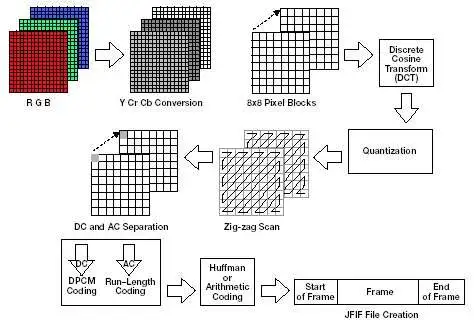
#> input picture jpg_comp.jpg, 474 x 325 px
$ jupyter execute --allow-errors JPG_Compression.ipynb
#> lines starting #> are read from the running program, lines starting #| are printed output that depends on the picture
[cell 1]
from google.colab import drive
drive.mount('/content/drive')

# **ENCODING**

# Import Libraries

[cell 2]
import numpy as np
import pandas as pd
import cv2
from google.colab.patches import cv2_imshow
from PIL import Image
import matplotlib.pyplot as plt
import heapq
from collections import defaultdict
from scipy import fft
from scipy.ndimage import zoom
import tempfile
from google.colab.patches import cv2_imshow
import os

# User Input

[cell 3]
image_filename = input("Enter image path: ")
#> the answer given: jpg_comp.jpg
block_size = int(input("Enter block size: "))
#> the answer given: 100
number_of_coefficients = int(input("Enter number of coefficients (< block_size * block_size): "))
#> the answer given: 100
while not number_of_coefficients <= block_size * block_size :
  number_of_coefficients = int(input("Enter number of coefficients (< block_size * block_size): "))
img_color = int(input("Enter 0 for color image and 1 for grayscale image: "))
#> the answer given: 1

# Display Input Image

[cell 4]
if img_color == 1:
  input_image_jpg = cv2.imread(image_filename, cv2.IMREAD_GRAYSCALE)
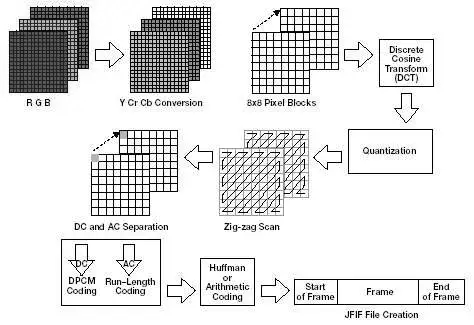
#> input_image_jpg: shape (325, 474); min 0, max 255, mean 224.1
  cv2_imshow(input_image_jpg)
else:
  input_image_jpg = cv2.imread(image_filename, cv2.IMREAD_COLOR)
  cv2_imshow(input_image_jpg)
  input_image_jpg = cv2.cvtColor(input_image_jpg, cv2.COLOR_BGR2YCrCb)
  cv2_imshow(input_image_jpg)

[cell 5]
input_image_jpg.shape
#> Out = (325, 474)

[cell 6]
# input_image_jpg[-1]

# Divide image into blocks

[cell 7]
def divide_image_into_blocks(image, new_height, new_width, block_size, img_color):
#> called with new_height = 325, new_width = 474, block_size = 100, img_color = 1
    blocks = []
    for i in range(0, new_height, block_size):
        for j in range(0, new_width, block_size):
            if img_color == 1:
                block = image[i:i+block_size, j:j+block_size]
            else:
                block = image[i:i+block_size, j:j+block_size, :3]
            blocks.append(block)
#> after the loop, blocks = 20 items
    return np.array(blocks).astype(int)

#> (a cell that did not finish here is left out)

#> (a cell that did not finish here is left out)

[cell 10]
# Y_channel_data[-1]

# Count Number of blocks

#> (a cell that did not finish here is left out)

# Performing Discrete Cosine Transform

#> (a cell that did not finish here is left out)

[cell 13]
# type(dct_blocks_y)
# dct_blocks[-1]

# Define and Resize Quantization Matrix

[cell 14]
quantization_matrix = np.array([[16, 11, 10, 16, 24, 40, 51, 61],
                                  [12, 12, 14, 19, 26, 58, 60, 55],
                                  [14, 13, 16, 24, 40, 57, 69, 56],
                                  [14, 17, 22, 29, 51, 87, 80, 62],
                                  [18, 22, 37, 56, 68, 109, 103, 77],
                                  [24, 35, 55, 64, 81, 104, 113, 92],
                                  [49, 64, 78, 87, 103, 121, 120, 101],
                                  [72, 92, 95, 98, 112, 100, 103, 99]])

quantization_matrix_CbCr = np.array([[17, 18, 24, 47, 99, 99, 99, 99],
                                      [18, 21, 26, 66, 99, 99, 99, 99],
                                      [24, 26, 56, 99, 99, 99, 99, 99],
                                      [47, 66, 99, 99, 99, 99, 99, 99],
                                      [99, 99, 99, 99, 99, 99, 99, 99],
                                      [99, 99, 99, 99, 99, 99, 99, 99],
                                      [99, 99, 99, 99, 99, 99, 99, 99],
                                      [99, 99, 99, 99, 99, 99, 99, 99]])

[cell 15]
def resize_matrix(matrix, new_height, new_width):
    old_height, old_width = matrix.shape

    scale_height = new_height / old_height
    scale_width = new_width / old_width

    resized_matrix = zoom(matrix, (scale_height, scale_width), order=2)

    resized_matrix = np.round(resized_matrix).astype(np.int8)

    return resized_matrix.astype(int)

[cell 16]
resized_matrix = resize_matrix(quantization_matrix, block_size, block_size)
resized_matrix_cbcr = resize_matrix(quantization_matrix_CbCr, block_size, block_size)

[cell 17]
resized_matrix

[cell 18]
resized_matrix_cbcr

# Performing Quantization

[cell 19]
if img_color == 1 : #Grayscale
  quantized_blocks = np.zeros_like(dct_blocks)

  for i in range(len(dct_blocks)):
      quantized_blocks[i] = np.round(dct_blocks[i] / resized_matrix)

  quantized_blocks = quantized_blocks.astype(int)


else :

  Y_quantized_blocks = np.zeros_like(dct_blocks_y)
  for i in range(len(dct_blocks_y)):
      Y_quantized_blocks[i] = np.round(dct_blocks_y[i] / resized_matrix)

  Y_quantized_blocks = Y_quantized_blocks.astype(int)

  Cb_quantized_blocks = np.zeros_like(dct_blocks_cb)

  for i in range(len(dct_blocks_cb)):
      Cb_quantized_blocks[i] = np.round(dct_blocks_cb[i] / resized_matrix_cbcr)

  Cb_quantized_blocks = Cb_quantized_blocks.astype(int)

  Cr_quantized_blocks = np.zeros_like(dct_blocks_cr)

  for i in range(len(dct_blocks_cr)):
      Cr_quantized_blocks[i] = np.round(dct_blocks_cr[i] / resized_matrix_cbcr)

  Cr_quantized_blocks = Cr_quantized_blocks.astype(int)

[cell 20]
# quantized_blocks[-1]

# Performing Zigzag traversal

[cell 21]
def zigzag(quant_blocks, numCoeff):
#> called with quant_blocks = array of shape (0,), numCoeff = 100
    output = np.zeros((quant_blocks.shape[0], numCoeff))
    for idx, matrix in enumerate(quant_blocks):
        h = 0
        v = 0
        v_min = 0
        h_min = 0
        v_max = matrix.shape[0]
        h_max = matrix.shape[1]
        i = 0

        while (v < v_max) and (h < h_max):
            if ((h + v) % 2) == 0:
                if v == v_min:
                    output[idx, i] = matrix[v, h]
                    if h == h_max - 1:
                        v += 1
                    else:
                        h += 1
                    i += 1
                elif (h == h_max - 1) and (v < v_max):
                    output[idx, i] = matrix[v, h]
                    v += 1
                    i += 1
                elif (v > v_min) and (h < h_max - 1):
                    output[idx, i] = matrix[v, h]
                    v -= 1
                    h += 1
                    i += 1
            else:
                if h == h_min:
                    output[idx, i] = matrix[v, h]
                    if v == v_max - 1:
                        h += 1
                    else:
                        v += 1
                    i += 1
                elif (v == v_max - 1) and (h < h_max):
                    output[idx, i] = matrix[v, h]
                    h += 1
                    i += 1
                elif (v < v_max - 1) and (h > h_min):
                    output[idx, i] = matrix[v, h]
                    v += 1
                    h -= 1
                    i += 1

            if i >= numCoeff:
                break

        while i < numCoeff:
            output[idx, i] = output[idx, i - 1]
            i += 1

    return output.astype(int)

[cell 22]
if img_color == 1 :  #Grayscale
  zigzag_arr_list_gray = zigzag(quantized_blocks, number_of_coefficients)

else :
  zigzag_arr_list_y = zigzag(Y_quantized_blocks, number_of_coefficients)
  zigzag_arr_list_cb = zigzag(Cb_quantized_blocks, number_of_coefficients)
  zigzag_arr_list_cr = zigzag(Cr_quantized_blocks, number_of_coefficients)

[cell 23]
# zigzag_arr_list_gray[-1]

# Performing Huffman Encoding

[cell 24]
def huffman_encoding(zigzag_data):
    freqs = defaultdict(int)
    for val in zigzag_data:
        freqs[tuple(val)] += 1

    heap = [[freq, [val, ""]] for val, freq in freqs.items()]
    heapq.heapify(heap)
    while len(heap) > 1:
        lo = heapq.heappop(heap)
        hi = heapq.heappop(heap)
        for pair in lo[1:]:
            pair[1] = "0" + pair[1]
        for pair in hi[1:]:
            pair[1] = "1" + pair[1]
        heapq.heappush(heap, [lo[0] + hi[0]] + lo[1:] + hi[1:])

    huffman_dict = dict(heapq.heappop(heap)[1:])

    huffman_encoding = "".join(huffman_dict[tuple(val)] for val in zigzag_data)

    return huffman_encoding, huffman_dict

#> (a cell that did not finish here is left out)

# Write encoded data into text file

[cell 26]
text_filename = image_filename + '_jpgcode.txt'
if os.path.exists(text_filename):
    # Delete contents of existing file
    with open(text_filename, "w") as f:
        f.write("")

#> (the rest of this cell did not finish here and is left out)

# **DECODING**

# Reading encoded data from the text file

#> (a cell that did not finish here is left out)

# Huffman Decoding

[cell 28]
# [12 lines left out: function huffman_decoding, not called in this run]

#> (a cell that did not finish here is left out)

[cell 30]
# decoded_data_gray[-1]

# Inverse Zigzag

[cell 31]
# [52 lines left out: function reconstruct_from_zigzag, not called in this run]

#> (a cell that did not finish here is left out)

[cell 33]
# pre_dequantized_gray[-1]

[cell 34]
# pre_dequantized_gray[1] * resized_matrix

# Dequantization

[cell 35]
if img_color == 1 : #Grayscale
  de_quantized_blocks_gray = []

  for i, block in enumerate(pre_dequantized_gray):
      de_quantized_block_gray = np.round(block * resized_matrix)
      de_quantized_blocks_gray.append(de_quantized_block_gray)
      # [5 lines of commented-out code are left out]
else :

  de_quantized_blocks_color_y = []
  de_quantized_blocks_color_cb = []
  de_quantized_blocks_color_cr = []
  for block1, block2, block3 in zip(pre_dequantized_y,pre_dequantized_cb, pre_dequantized_cr) :

    # Perform quantization on Y, Cb, and Cr channels
    Y_de_quantized = np.round(block1 * resized_matrix)
    Cb_de_quantized = np.round(block2 * resized_matrix_cbcr)
    Cr_de_quantized = np.round(block3 * resized_matrix_cbcr)
    # image_ycbcr_de_quantized = cv2.merge((Y_de_quantized, Cb_de_quantized, Cr_de_quantized))

    de_quantized_blocks_color_y.append(Y_de_quantized)
    de_quantized_blocks_color_cb.append(Cb_de_quantized)
    de_quantized_blocks_color_cr.append(Cr_de_quantized)

    # [5 lines of commented-out code are left out]

[cell 36]
# de_quantized_blocks_gray[-1]

# Performing Inverse DCT

[cell 37]
def perform_idct(blocks):
  idct_blocks = np.array([fft.idctn(block, norm='ortho') for block in blocks])

  return idct_blocks.astype(int)

[cell 38]
if img_color == 1:
    inverse_dct_blocks_gray = perform_idct(de_quantized_blocks_gray)
else:
    inverse_dct_blocks_y = perform_idct(de_quantized_blocks_color_y)
    inverse_dct_blocks_cb = perform_idct(de_quantized_blocks_color_cb)
    inverse_dct_blocks_cr = perform_idct(de_quantized_blocks_color_cr)

[cell 39]
# inverse_dct_blocks_gray[-1]

# Merge the blocks

[cell 40]
def merge_blocks(blocks, rows, cols, blockSize):
#> called with blocks = array of shape (0,), rows = 325, cols = 474, blockSize = 100
    img = np.zeros((rows, cols))
    block_idx = 0
    for i in range(0, rows, blockSize):
        for j in range(0, cols, blockSize):
            if block_idx < len(blocks):
                img[i:i+blockSize, j:j+blockSize] = blocks[block_idx]
                block_idx += 1
    return img.astype(int)

[cell 41]
if img_color == 1:
    inverse_dct_blocks_gray += 128
    image_reconstructed = merge_blocks(inverse_dct_blocks_gray, input_image_jpg.shape[0], input_image_jpg.shape[1], block_size)

else:
    inverse_dct_blocks_y += 128
    inverse_dct_blocks_cb += 128
    inverse_dct_blocks_cr += 128

    reconstructed_y = merge_blocks(inverse_dct_blocks_y, input_image_jpg.shape[0], input_image_jpg.shape[1], block_size)
    reconstructed_cb = merge_blocks(inverse_dct_blocks_cb, input_image_jpg.shape[0], input_image_jpg.shape[1], block_size)
    reconstructed_cr = merge_blocks(inverse_dct_blocks_cr, input_image_jpg.shape[0], input_image_jpg.shape[1], block_size)

[cell 42]
if img_color == 1:
    image_reconstructed = np.array(image_reconstructed).astype(np.uint8)
else:
    image_reconstructed = []

    for y, cr, cb in zip(reconstructed_y, reconstructed_cb, reconstructed_cr):
        block = [[y[i], cb[i], cr[i]] for i in range(len(y))]

        image_reconstructed.append(block)
    image_reconstructed = np.array(image_reconstructed).astype(np.uint8)

[cell 43]
image_reconstructed.shape
#> Out = (325, 474)

[cell 44]
# reconstructed_image_color_ycbcr[-1]

# Display reconstructed image

[cell 45]
if img_color == 0 :
  # reconstructed_image_color = cv2.cvtColor(reconstructed_image_color, cv2.COLOR_BGR2GRAY)
  cv2_imshow(image_reconstructed)
  image_reconstructed = cv2.cvtColor(image_reconstructed, cv2.COLOR_YCrCb2BGR)
  cv2_imshow(image_reconstructed)


  input_image_jpg = cv2.cvtColor(input_image_jpg, cv2.COLOR_YCrCb2BGR)

else :
  cv2_imshow(image_reconstructed)

# Calculate RMSE

[cell 46]
diff = np.subtract(input_image_jpg, image_reconstructed)

# Calculate the squared difference
squared_diff = np.square(diff)
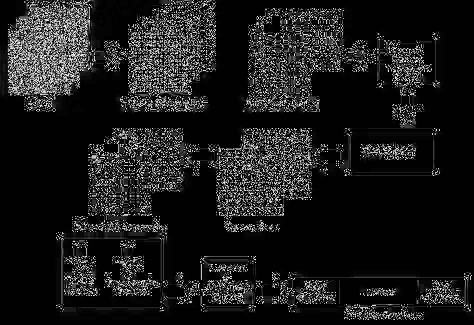
#> squared_diff: shape (325, 474); min 0, max 249, mean 28.6

# Calculate the mean of squared differences
mean_squared_diff = np.mean(squared_diff)
#> mean_squared_diff = 28.57

# Calculate the root mean squared error (RMSE)
rmse = np.sqrt(mean_squared_diff)
#> rmse = 5.35

print('RMSE between Original Image and Reconstructed Image: {:.3f}'.format(rmse))
#| RMSE between Original Image and Reconstructed Image: 5.345

# Calculate PSNR

[cell 47]
mse = np.mean((input_image_jpg - image_reconstructed) ** 2)
#> mse = 28.57

# Calculate the maximum possible pixel value (assuming 8-bit image)
max_pixel_value = 255

# Calculate the PSNR using the MSE and maximum pixel value
psnr = 10 * np.log10((max_pixel_value ** 2) / mse)
#> psnr = 33.57

print('PSNR between original image and reconstructed image: {:.3f} dB'.format(psnr))
#| PSNR between original image and reconstructed image: 33.572 dB
